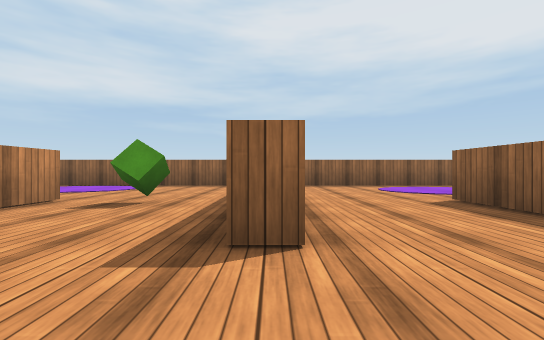
View 1 (above)

16 first-person views from a walk through a scene from a Unity 3-D project. The camera is 0.5 m above the floor, looks level and sees 90° across. The floor is counted in squares, 1 m on a side. Each view is taken from the middle of a square. On the plan, view 1 faces up. The plan holds only what a view shows up to about 9 squares ahead; the rest is blank. The place goes on beyond the plan. The player is left out. Surface patterns are stand-ins for the level's own textures.

View 2
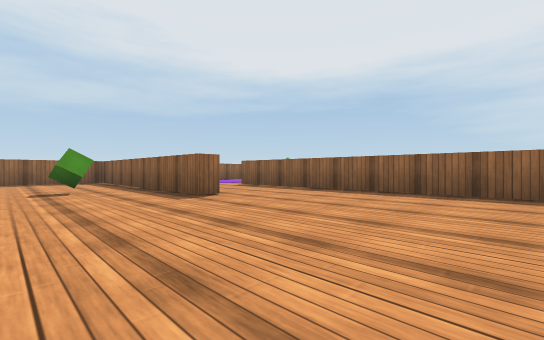

View 3
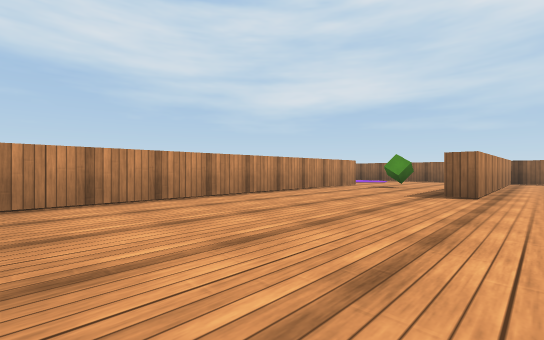

View 4
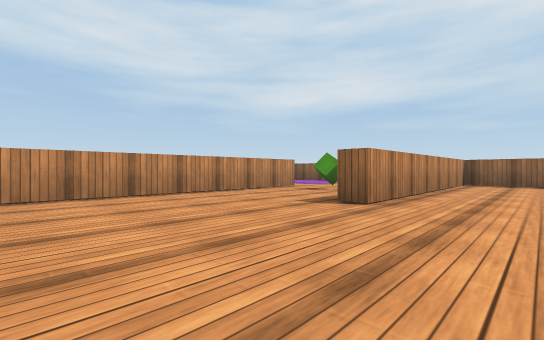

View 5
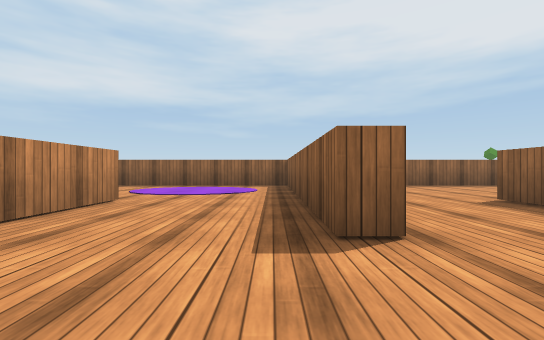

View 6
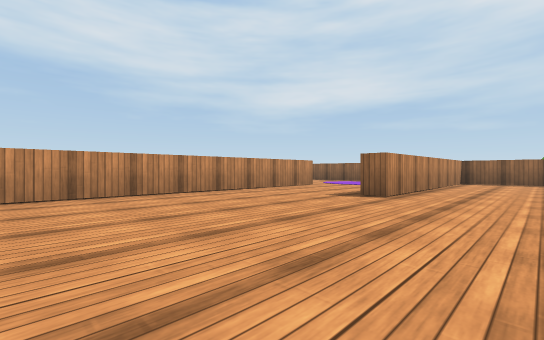

View 7
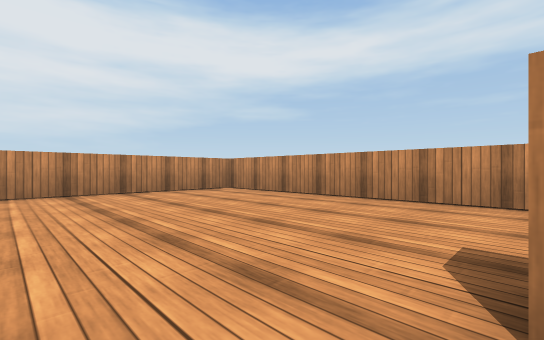

View 8
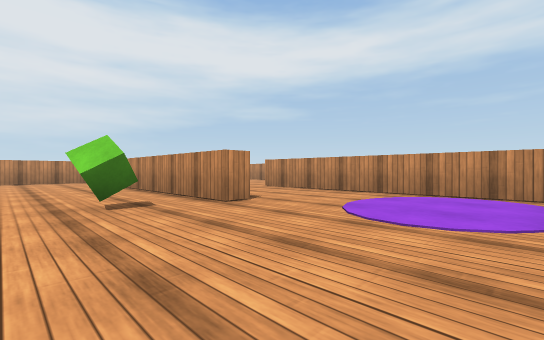

View 9
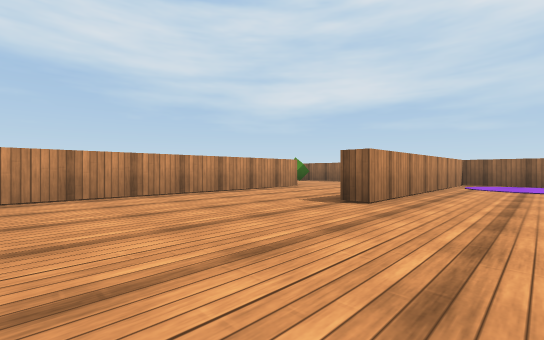

View 10
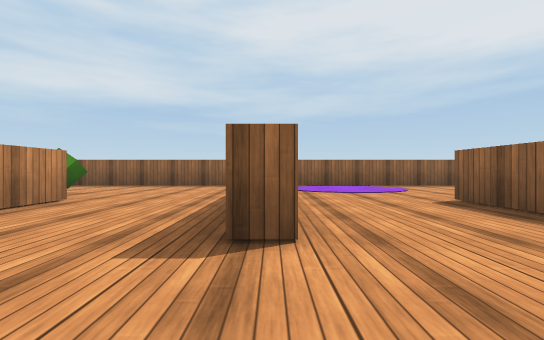

View 11
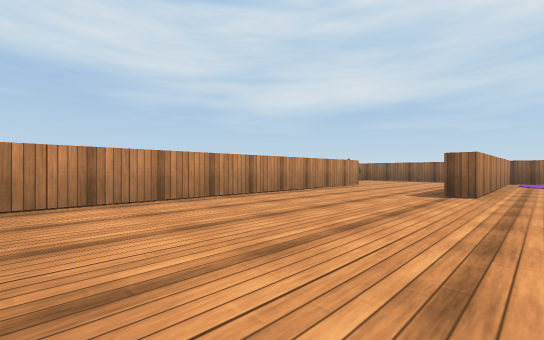

View 12
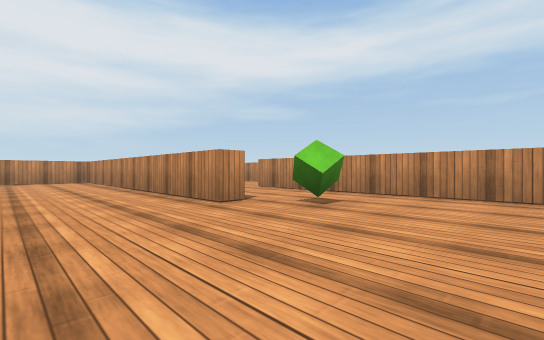

View 13
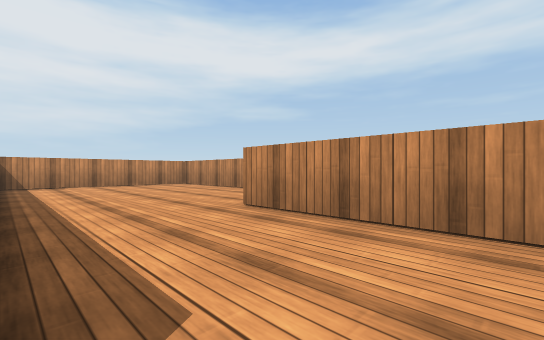

View 14
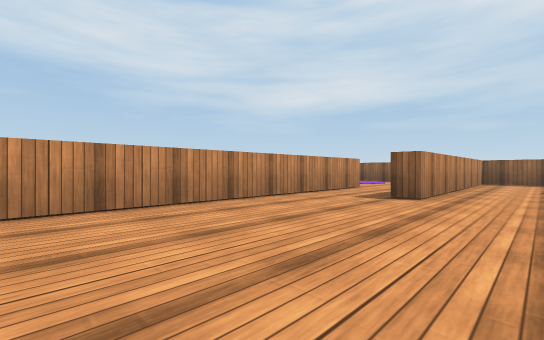

View 15
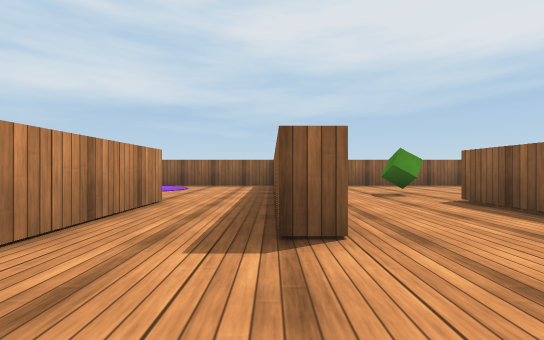

View 16
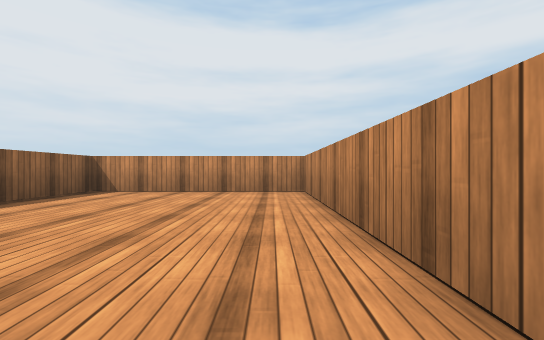

### Floor plan
Points are (right, up) in squares from view 1. A wall is a line through its corners. A room is listed if a view was taken in it or the views show most of it. See-through windows are left out.
Room 1 (views 1, 2, 3, 4, 8)
walls: (0.2, 5.6) (0.2, 1.7) (-0.3, 1.7) (-0.3, 7); (-4, 4.5) (-3.5, 4.5) (-3.5, -4); (3, -3) (3, 4.5); (-1.2, 8.5) (-6.8, 8.5) (-6.8, 5.5)
ways out: opening at (1.5, 5.5) to room 2; opening at (-5.5, 5.5) to room 3
objects: green cube (-2, 4)
Room 2 (views 5, 6, 7)
walls: (3.5, 4.5) (3.5, -4.2) (4.1, -4.2); (7, 7.8) (7, 2) (6.5, 2) (6.5, 8.5) (0.2, 8.5) (0.2, 5.6); (9, 8.5) (7.8, 8.5)
ways out: opening at (1.5, 5.5) to room 1
Room 3 (views 9, 10, 11, 12, 13)
walls: (-6.8, 5.5) (-6.8, 2) (-7.4, 2); (-10.9, 4.5) (-10.4, 4.5) (-10.4, -4); (-4, 3) (-4, 4.5); (-8, 8.5) (-13.2, 8.5); (-13.5, 8.1) (-13.5, 5.4)
ways out: opening at (-5.5, 5.5) to room 1; opening at (-12.5, 4.5) to room 4
objects: green cube (-11, 6)
Room 4 (views 14, 15, 16)
walls: (-10.9, 3.1) (-10.9, 4.5); (-12.1, -4.2) (-10.9, -4.2) (-10.9, -2); (-15.7, 4.4) (-15.7, -4.2) (-15, -4.2); (-13.5, 5.4) (-13.5, 2) (-13.9, 2) (-13.9, 4.4)
ways out: opening at (-12.5, 4.5) to room 3; opening at (-15, 4)

Where each view was taken, in squares from view 1:
view 1: 0 up, 0 right, facing up
view 2: 3 down, 3 left, facing up-right
view 3: 4 down, 1 right, facing up-left
view 4: 2 down, 2 right, facing up-left
view 5: 0 up, 6 right, facing up
view 6: 3 down, 9 right, facing up-left
view 7: 2 up, 8 right, facing down-left
view 8: 8 up, 1 left, facing down-left
view 9: 2 down, 5 left, facing up-left
view 10: 0 up, 7 left, facing up
view 11: 4 down, 6 left, facing up-left
view 12: 8 up, 8 left, facing down-left
view 13: 5 up, 11 left, facing down-left
view 14: 3 down, 12 left, facing up-left
view 15: 0 up, 14 left, facing up
view 16: 2 up, 15 left, facing down
